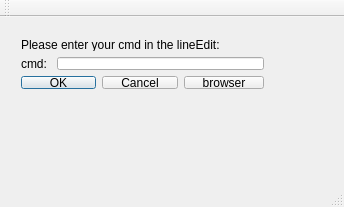
<?xml version="1.0" encoding="UTF-8"?>
<ui version="4.0">
 <class>MainWindow</class>
 <widget class="QMainWindow" name="MainWindow">
  <property name="enabled">
   <bool>true</bool>
  </property>
  <property name="geometry">
   <rect>
    <x>0</x>
    <y>0</y>
    <width>344</width>
    <height>207</height>
   </rect>
  </property>
  <property name="minimumSize">
   <size>
    <width>344</width>
    <height>207</height>
   </size>
  </property>
  <property name="windowTitle">
   <string>MainWindow</string>
  </property>
  <widget class="QWidget" name="centralWidget">
   <widget class="QWidget" name="">
    <property name="geometry">
     <rect>
      <x>10</x>
      <y>10</y>
      <width>265</width>
      <height>73</height>
     </rect>
    </property>
    <layout class="QVBoxLayout" name="verticalLayout">
     <item>
      <widget class="QLabel" name="label_2">
       <property name="text">
        <string>Please enter your cmd in the lineEdit:</string>
       </property>
      </widget>
     </item>
     <item>
      <layout class="QHBoxLayout" name="horizontalLayout">
       <item>
        <widget class="QLabel" name="label">
         <property name="text">
          <string>cmd: </string>
         </property>
        </widget>
       </item>
       <item>
        <widget class="QLineEdit" name="lineEdit"/>
       </item>
      </layout>
     </item>
     <item>
      <layout class="QHBoxLayout" name="horizontalLayout_2">
       <item>
        <spacer name="horizontalSpacer">
         <property name="orientation">
          <enum>Qt::Horizontal</enum>
         </property>
         <property name="sizeHint" stdset="0">
          <size>
           <width>18</width>
           <height>18</height>
          </size>
         </property>
        </spacer>
       </item>
       <item>
        <widget class="QDialogButtonBox" name="buttonBox">
         <property name="standardButtons">
          <set>QDialogButtonBox::Cancel|QDialogButtonBox::Ok</set>
         </property>
        </widget>
       </item>
       <item>
        <widget class="QPushButton" name="pushButton">
         <property name="text">
          <string>browser</string>
         </property>
        </widget>
       </item>
      </layout>
     </item>
    </layout>
   </widget>
  </widget>
  <widget class="QMenuBar" name="menuBar">
   <property name="geometry">
    <rect>
     <x>0</x>
     <y>0</y>
     <width>344</width>
     <height>23</height>
    </rect>
   </property>
  </widget>
  <widget class="QToolBar" name="mainToolBar">
   <attribute name="toolBarArea">
    <enum>TopToolBarArea</enum>
   </attribute>
   <attribute name="toolBarBreak">
    <bool>false</bool>
   </attribute>
  </widget>
  <widget class="QStatusBar" name="statusBar"/>
 </widget>
 <layoutdefault spacing="6" margin="11"/>
 <resources/>
 <connections/>
</ui>
